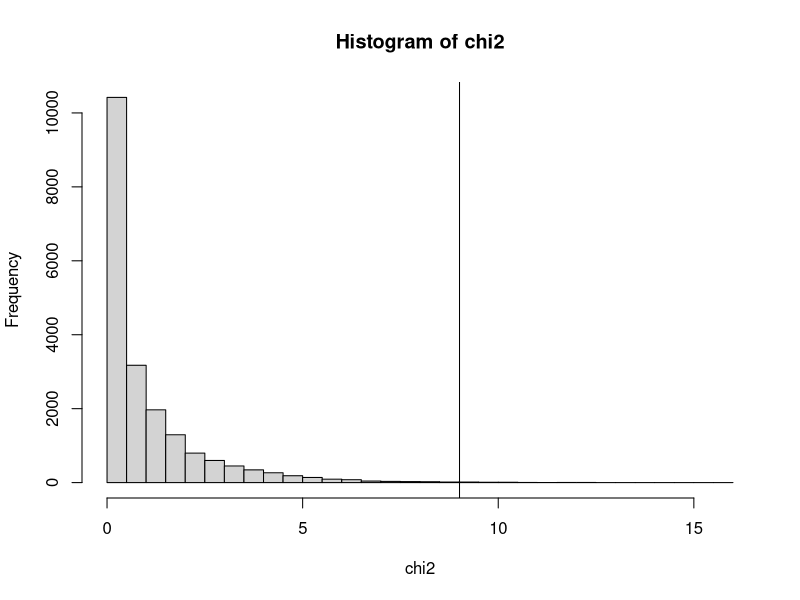

The R source for this figure:
####################################################################################################
# Chi Square Lab

# Part - I 

# a) 
chisq.test(rbind(c(42,203),c(7,114)),correct=FALSE)
# p-value = 0.002684
chisq.test(rbind(c(42,7), c(203,114)), correct = FALSE)
# p-value = 0.002684

# b)
# calculate the total number of women, as well as the fraction of women who had cervical cancer 
# total number of women
(42 + 7 + 203 + 114)
# 366
# fraction of women who had cervical cancer
(42+7) /(42 + 7 + 203 + 114)
# 0.1338798

# the fraction of women who who didn't have cervical cancer 
(203 + 114) / (42 + 7 + 203 + 114)
# 0.8661202

# Also calculate the fraction of women who had their first pregnancy before 25 years
(42+203) / (42 + 7 + 203 + 114)
# 0.6693989

# Also calculate the fraction of women who had their first pregnancy after 25 years
(7+114) / (42 + 7 + 203 + 114)
# 0.3306011

# c)
# Probability of women who had their first pregnancy before 25 years and had cervical cancer
((42+203) / (42 + 7 + 203 + 114)) * ((42+7) / (42 + 7 + 203 + 114))
# 0.08961898

# Probability of women who had their first pregnancy before 25 years and didn't have cervical cancer
((42+203) / (42 + 7 + 203 + 114)) * ((203 + 114) / (42 + 7 + 203 + 114))
# 0.5797799

# Probability of women who had their first pregnancy after 25 years and had have cervical cancer
((7+114) / (42 + 7 + 203 + 114)) *((42+7) / (42 + 7 + 203 + 114))
# 0.0442608

# Probability of women who had their first pregnancy after 25 years and didn't have cervical cancer
((7+114) / (42 + 7 + 203 + 114)) * ((203 + 114) / (42 + 7 + 203 + 114))
# 0.2863403

# expected value of who had their first pregnancy before 25 years and had cervical cancer
0.08961898*366
# 32.80055

# expected value of who had their first pregnancy before 25 years and didn't have cervical cancer
0.5797799*366
# 212.1994

# expected value of who had their first pregnancy after 25 years and had cervical cancer
0.0442608 * 366
# 16.19945

# expected value of who had their first pregnancy after 25 years and didn't have cervical cancer
0.2863403 * 366 
# 104.8005

# matrix of observed values
observed <- matrix(c(42,203,7,114),nrow =2,ncol = 2)

# matrix of expected values
expected <- matrix(c(32.80055,212.1994,16.19945,104.8005),nrow =2,ncol = 2)

# Calculating the Chisqaure Test statistics 
Chi_Square <- sum(c(((observed - expected)^2)/(expected)))

# degree of freedom = (2-1)(2-1) =  1
dof <- 1

# calculating the p-value from chi-sqaure test statistics
pchisq(Chi_Square,df = dof, lower.tail = FALSE)
# p-value = 0.0027

# Alternate Solution
# Chi-Square Test
chisq.test(observed, expected, correct=FALSE)

# Pearson's Chi-squared test
# 
# data:  observed
# X-squared = 9.0107, df = 1, p-value = 0.002684

# Note : P-value < 0.05 we can reject the 
# null hypothesis that there is no association between cervical cancer and age at first pregnancy) 


# d) 
# total number of women
# 366

# use marginal probabilities from b)

# women who had cervical cancer
0.1338798 * 366 
# 49

# women who didn't have cervical cancer
0.8661202*366
# 317

#women who had their first pregnancy before 25 years 
0.6693989*366
# 245

# women who had their first pregnancy after 25 years 
0.3306011*366
# 121

# women who had cervical cancer and had their first pregnancy before 25 years 
# 49 # given in the question 

# Start filling in each cell in the matrix using row and column totals from above
# so women who had cervical cancer and had their first pregnancy after 25 years 
49 - 49 
# 0

# women who didn't have cervical cancer and had their first pregnancy before 25 years 
245 - 49 
# 196

# women who didn't have cervical cancer and had their first pregnancy after 25 years 
317 - 196
# 121

# degrees of freedom on a 3x4 contigency table
(3-1)*(4-1)
# 6

# e)
## note Parts of question e) done in c)

# matrix of observed values given in the question
obs <- matrix(c(33,212,16,105),nrow =2,ncol = 2)

# matrix of expected values
expected <- matrix(c(32.80055,212.1994,16.19945,104.8005),nrow =2,ncol = 2)

# Calculating the Chisqaure Test statistics 
Chi_Square <- sum(c(((obs - expected)^2)/(expected)))

# degree of freedom = (2-1)(2-1) =  1
dof <- 1

# calculating the p-value from chi-sqaure test statistics
pchisq(Chi_Square,df = dof,lower.tail = FALSE)

# Alternate Solution
# Chi-Square Test
chisq.test(observed,expected,correct=FALSE)

# Pearson's Chi-squared test
# 
# data:  observed
# X-squared = 9.0107, df = 1, p-value = 0.002684

# f)
chi2 <- rchisq(20000, df=1) 
hist(chi2,30)
abline(v=9.01)

# g) 
length(chi2[chi2 > 5])

# h)
# No. You only rejected the null hypothesis of no association. You showed cervical
# cancer is associated with pregnancy before age 25. Association, or correlation,
# do not prove causality.
# We can say the chance of the following statement being false is less than 1%:
# "pregnancy before age 25 is associated with cervical cancer."

# i)
fisher.test(rbind(c(42,203),c(7,114)))

# p-value = 0.002937
# alternative hypothesis: true odds ratio is not equal to 1
# 95 percent confidence interval: 1.433247 9.158597
# sample estimates: odds ratio 3.360159 

# Part 2
?pf
pf(1.126577, 49, 49, lower.tail = F)
# 0.3391081 > 0.05
# We reject Ho, Mill operator 2 does not have a significantly lower vaiance than Mill operator 1
